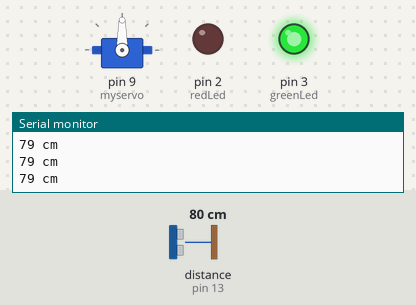
Bench run of a sketch on a simulated Arduino Uno, built with avr-gcc and run on an emulated ATmega328P. Shown: servo, output pins drawn as LEDs (lit = HIGH), the last lines printed to the serial monitor. Wiring (inferred from the names in the program): ultrasonic range finder: trigger pin 12; echo pin 13. Dashed ring = blinking. Inputs (shaded band) come from the test bench; at power-on: distance to the obstacle (sensor on pin 13) 80 cm. The echo pulse lasts 58.3 µs per cm; pins used as bus, display or sensor lines are not drawn.

Above: at 1.2 s.
1.3 s: distance to the obstacle (sensor on pin 13) set to 34 cm
2.8 s: distance to the obstacle (sensor on pin 13) set to 29 cm
At 3.5 s:
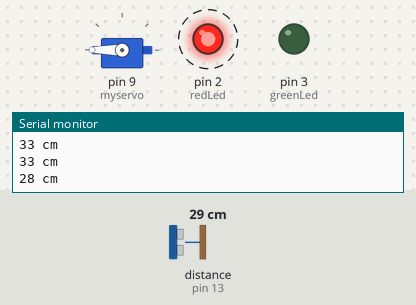
5.8 s: distance to the obstacle (sensor on pin 13) set to 35 cm
At 6.9 s:
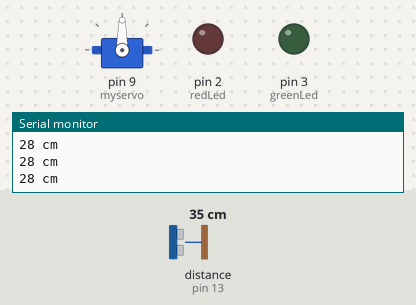
8.5 s: distance to the obstacle (sensor on pin 13) set to 2 cm
At 9.2 s:
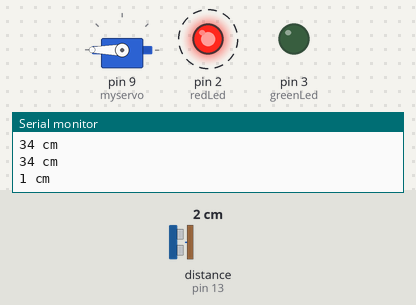
Timing chart, 0 to 12.5 s (numbered marks = the images above; inputs shaded):
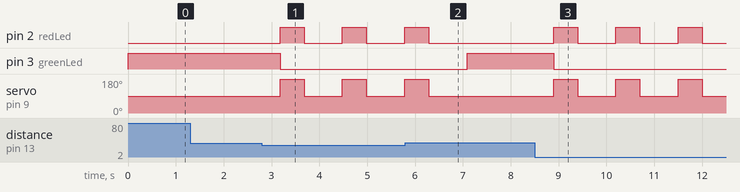

The sketch:

projeto_cidadania2309.ino
```cpp
#include <NewPing.h>//chama biblioteca new ping
#include <Servo.h>
#define trigPin 12// pino trig conectado ao pino 12 de arduino
#define echoPin 13//pino echo como pino 13 do arduino
#define MAX_DISTANCE 500
NewPing Sonar(trigPin, echoPin, MAX_DISTANCE);
int greenLed=3, redLed = 2;//Associa o led verde ao pino 3 e o LED vermelho ao pino 2

int pos =20;
Servo myservo;
void setup() {
  Serial.begin(115200);
  pinMode(trigPin, OUTPUT);
  pinMode(echoPin, INPUT);
  pinMode(greenLed, OUTPUT);

  pinMode(redLed, OUTPUT);
  myservo.attach(9);//servomotor conectado ao pino 9
  // put your setup code here, to run once:

}

void loop() {
  // put your main code here, to run repeatedly:
int duration, distance, pos =0,i;
digitalWrite(trigPin,LOW);
delayMicroseconds(2);
digitalWrite(trigPin, HIGH); //o pino Trig envia um ping
delayMicroseconds(10);
digitalWrite(trigPin, LOW);
duration = pulseIn(echoPin, HIGH);//recebe o ping
distance = (duration/2) / 29.1;
Serial.print(distance);
Serial.println(" cm");
if(distance<=30){
  digitalWrite(greenLed, LOW);
  digitalWrite(redLed, HIGH);
  myservo.write(180);
  delay(500);
  digitalWrite(redLed, LOW);
  myservo.write(90);
  delay(350);
  myservo.write(90);
}
else{
  digitalWrite(redLed, LOW);
  digitalWrite(greenLed, HIGH);
  myservo.write(90);
}
delay(450);
}
```

Measured:
- the behaviour switches between 32 and 31 cm on distance to the obstacle (sensor on pin 13) (found by bisection; images 0 and 1)
- after the input at 2.8 s, pin 2 (redLed): alternates HIGH for 0.50 s and LOW for 0.80 s, starting after 0.38 s; pin 3 (greenLed): HIGH → LOW after 0.38 s; servo on pin 9 (myservo): alternates 180° for 0.50 s and 90° for 0.80 s, starting after 0.38 s
- after the input at 5.8 s, pin 2 (redLed): goes on until 6.3 s, then stays LOW; pin 3 (greenLed): LOW → HIGH after 1.3 s; servo on pin 9 (myservo): goes on until 6.3 s, then stays 90°
- after the input at 8.5 s, pin 2 (redLed): alternates HIGH for 0.50 s and LOW for 0.80 s, starting after 0.40 s; pin 3 (greenLed): HIGH → LOW after 0.40 s; servo on pin 9 (myservo): alternates 180° for 0.50 s and 90° for 0.80 s, starting after 0.40 s
